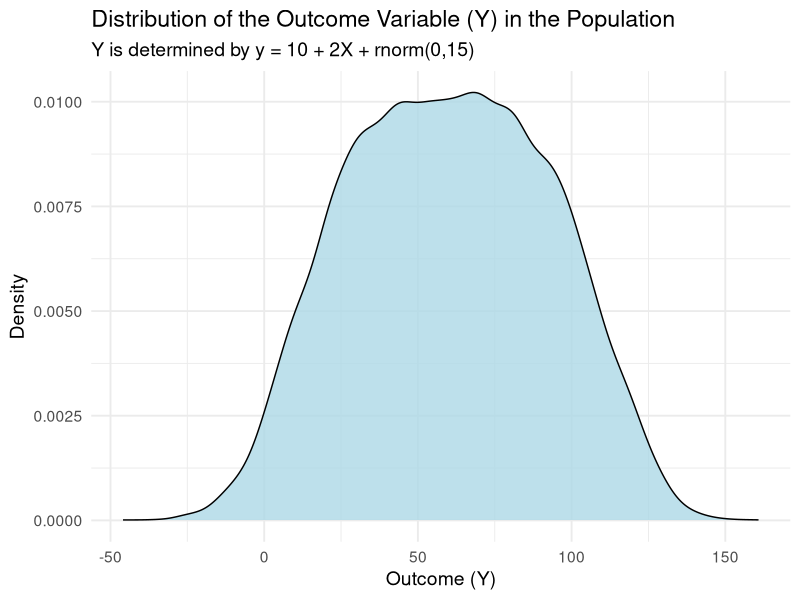
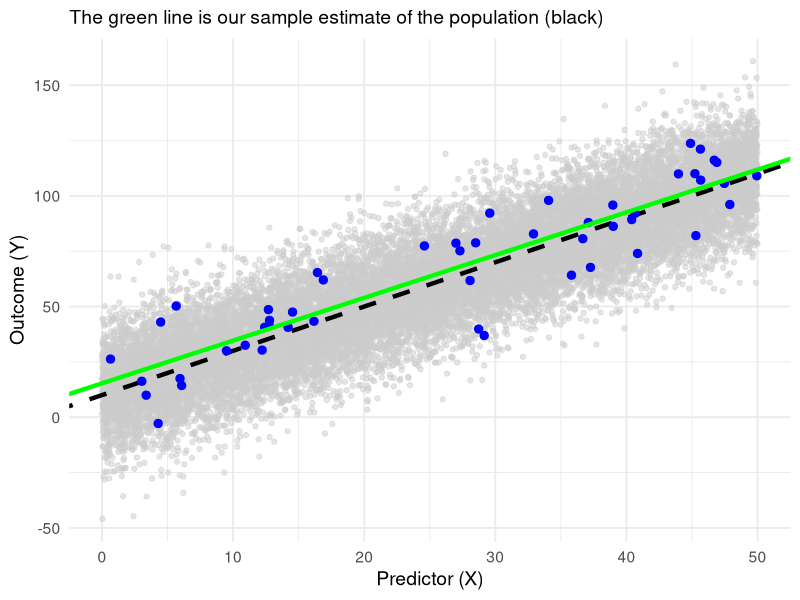
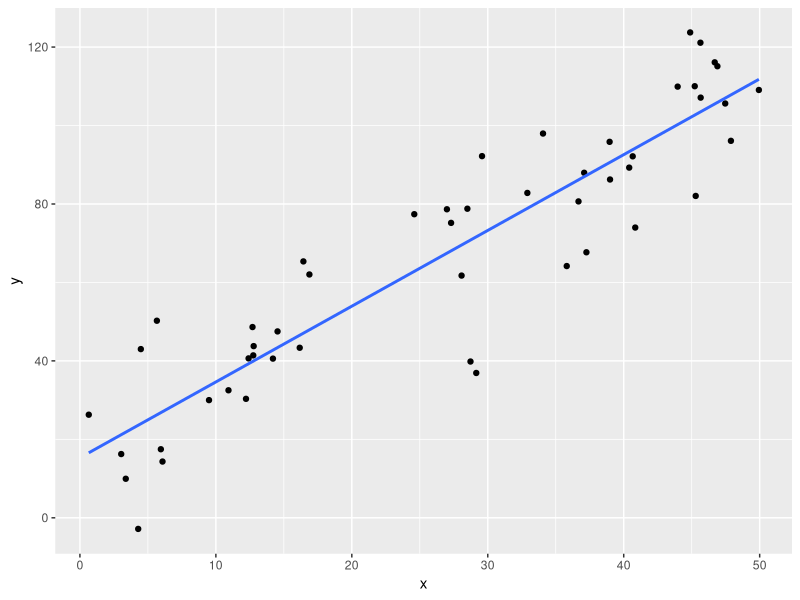
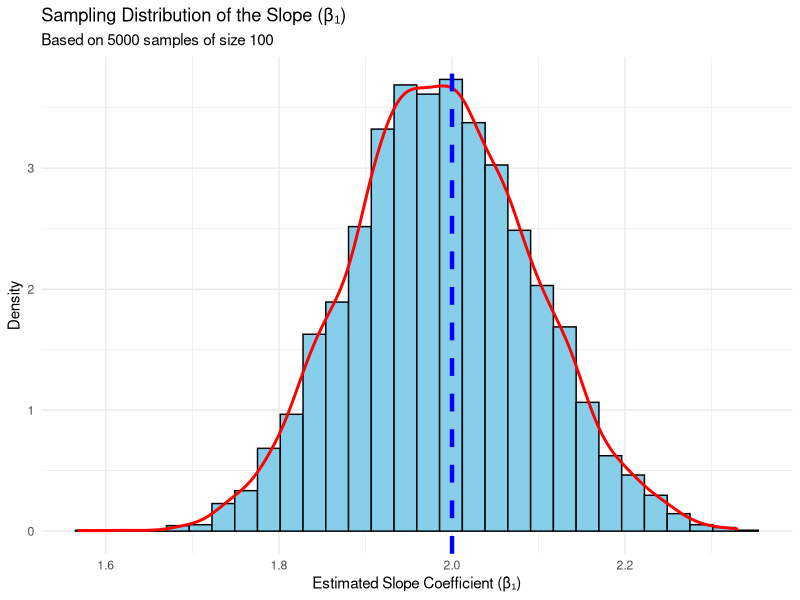
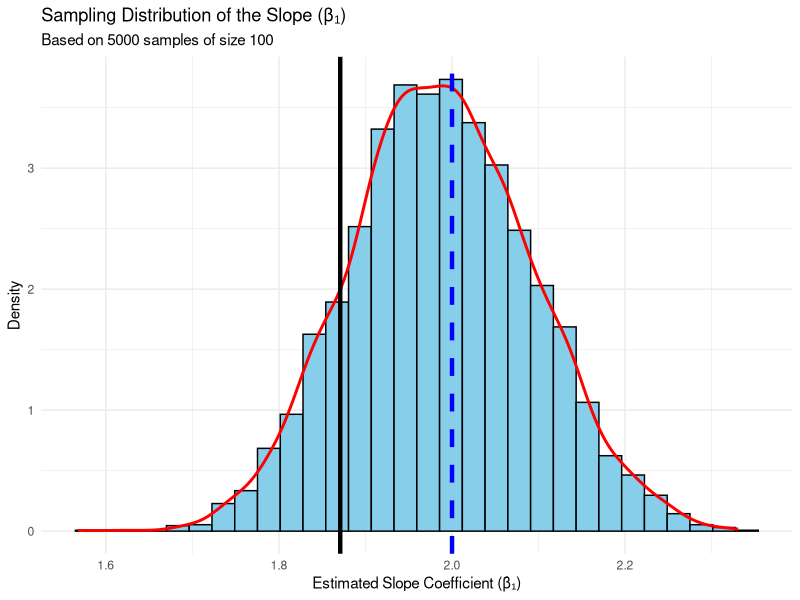
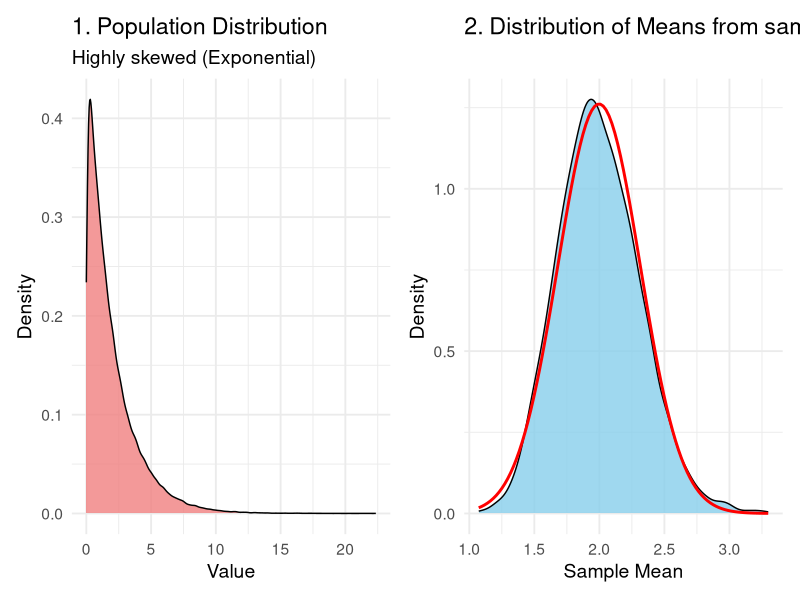
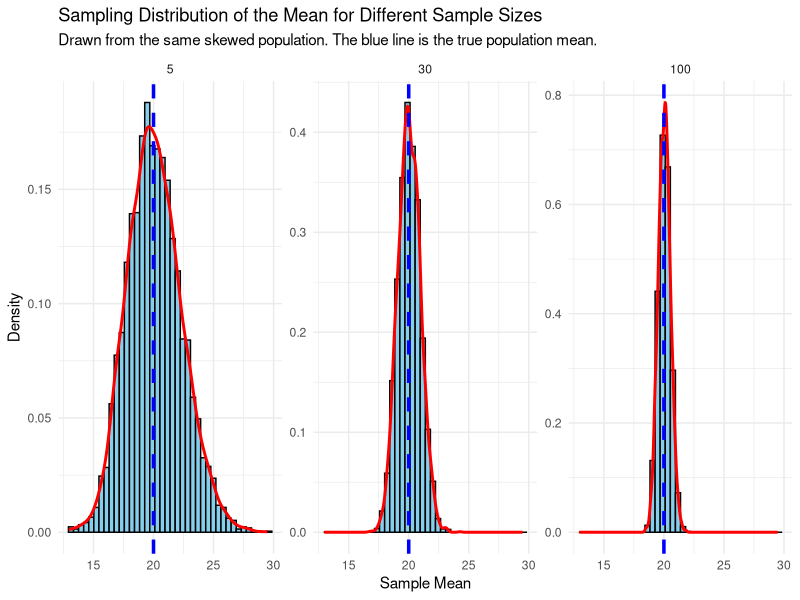
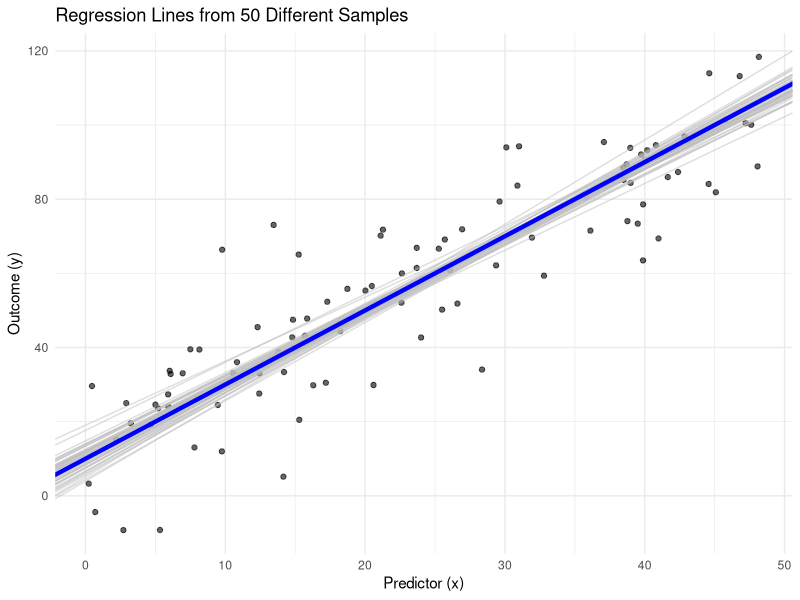

Source code (R) for these figures, in order:
## ---- chunk 1
#| code-fold: true
# Load the ggplot2 library for plotting
library(ggplot2)

# --- 1. Define the True Population Model ---
# These are the "true" parameters that we are trying to discover.
true_beta0 <- 10
true_beta1 <- 2
true_sigma <- 15
population_size <- 20000

# Create the entire population based on the true model
population <- data.frame(
  x = runif(population_size, 0, 50)
)
population$y <- true_beta0 + true_beta1 * population$x + rnorm(population_size, mean = 0, sd = true_sigma)

# --- 2. Draw a Random Sample from the Population ---
sample_size <- 50
sample_data <- population[sample(1:population_size, sample_size), ]

# --- 3. Fit a Regression Model to the SAMPLE ---
sample_model1 <- lm(y ~ x, data = sample_data)
sample_beta0_hat <- coef(sample_model1)[1]
sample_beta1_hat <- coef(sample_model1)[2]

# --- 4. Visualize the Relationship ---

pop <- ggplot(population, aes(x = y)) +
  geom_density(fill = "lightblue", alpha = 0.8, color = "black") +
  labs(
    title = "Distribution of the Outcome Variable (Y) in the Population",
    subtitle = "Y is determined by y = 10 + 2X + rnorm(0,15) ",
    x = "Outcome (Y)",
    y = "Density"
  ) +
  theme_minimal(base_size = 14)


pop

## ---- chunk 2
#| code-fold: true
ggplot(population, aes(x = x, y = y)) +
# Plot the entire population as faint gray points
geom_point(color = "gray80", alpha = 0.5) +
# Add the TRUE population regression line in red
geom_abline(
intercept = true_beta0,
slope = true_beta1,
color = "black",
size = 1.5,
linetype = "dashed"
) +
# Highlight the points from our random sample in blue
geom_point(data = sample_data, color = "blue", size = 2.5) +
# Add the ESTIMATED sample regression line in blue
geom_abline(
intercept = sample_beta0_hat,
slope = sample_beta1_hat,
color = "green",
size = 1.5
) +
labs(subtitle = "The green line is our sample estimate of the population (black)",
x = "Predictor (X)",
y = "Outcome (Y)"
) +
theme_minimal(base_size = 14)
## ---- chunk 3
#| code-fold: true
ggplot(sample_data, aes(x = x, y = y))+
geom_point() +
geom_smooth(method='lm', se = FALSE) 
## ---- chunk 4
#| code-fold: true
library(ggplot2)

# --- Step 1: Create a "True" Population ---

true_intercept <- 10
true_slope <- 2
true_error_sd <- 15 # The true standard deviation of the residuals (sigma)
population_size <- 20000

# Create the entire population based on our true model
set.seed(74) # for reproducibility
population_data <- data.frame(
  x = runif(population_size, 0, 50)
)
population_data$y <- true_intercept + true_slope * population_data$x + rnorm(population_size, mean = 0, sd = true_error_sd)



# --- Step 2: Simulate the Process of Repeated Sampling ---

n_simulations <- 5000 # Let's take 5000 different samples
sample_size <- 100  # Each sample will have 10 data points
all_my_slopes <- numeric(n_simulations) # An empty vector to store our results

all_my_models <- data.frame(
  intercept = numeric(n_simulations),
  slope = numeric(n_simulations)
)

for (i in 1:n_simulations) {
  # Draw one random sample of 100 data points from our population
  current_sample <- population_data[sample(1:population_size, sample_size), ]
  
  # Fit a regression model to this one small sample
  sample_model <- lm(y ~ x, data = current_sample)
  
  # Extract and store the estimated slope from this sample's model
  all_my_models$intercept[i] <- coef(sample_model)[1]
  all_my_models$slope[i] <- coef(sample_model)[2]
}


# --- Step 3: Build and Analyze the Sampling Distribution ---
all_my_slopes <- all_my_models$slope
mean_of_slopes <- mean(all_my_slopes)


cat("The mean of our 2000 estimated slopes is:", round(mean_of_slopes, 4), "\n")

simulated_standard_error <- sd(all_my_slopes)
cat("The standard deviation of our slopes (the Simulated Standard Error) is:", round(simulated_standard_error, 4), "\n\n")


## ---- chunk 5
#| code-fold: true
# --- Step 5: Visualize Everything ---
# A histogram clearly shows the distribution of our estimates.
sampling_dist_plot <- ggplot(data.frame(slopes = all_my_slopes), aes(x = slopes)) +
  geom_histogram(aes(y = ..density..), bins = 30, fill = "skyblue", color = "black") +
  geom_density(color = "red", size = 1) +
  geom_vline(xintercept = true_slope, color = "blue", linetype = "dashed", size = 1.5) +
  labs(
    title = "Sampling Distribution of the Slope (β₁)",
    subtitle = paste("Based on", n_simulations, "samples of size", sample_size),
    x = "Estimated Slope Coefficient (β̂₁)",
    y = "Density"
  ) + 
  # geom_vline(2.014) + 
  theme_minimal()

print(sampling_dist_plot)

## ---- chunk 6
#| code-fold: true
# --- Step 4:Connecting to a Single Regression Summary ---
summary(sample_model) # Using the last model from our loop

## ---- chunk 7
#| code-fold: true
# --- Step 5: Visualize Everything ---
# A histogram clearly shows the distribution of our estimates.
sampling_dist_plot <- ggplot(data.frame(slopes = all_my_slopes), aes(x = slopes)) +
  geom_histogram(aes(y = ..density..), bins = 30, fill = "skyblue", color = "black") +
  geom_density(color = "red", size = 1) +
  geom_vline(xintercept = true_slope, color = "blue", linetype = "dashed", size = 1.5) +
  geom_vline(xintercept = 1.87082, color = "black", linetype = "solid", size = 1.5) +
  labs(
    title = "Sampling Distribution of the Slope (β₁)",
    subtitle = paste("Based on", n_simulations, "samples of size", sample_size),
    x = "Estimated Slope Coefficient (β̂₁)",
    y = "Density"
  ) + 
  # geom_vline(2.014) + 
  theme_minimal()

print(sampling_dist_plot)

## ---- chunk 8
#| code-fold: true
# Load the required libraries
library(ggplot2)
library(patchwork)

# --- 1. Create a Skewed Population ---
# We'll use an exponential distribution, which is very non-normal.
population_size <- 100000
population <- data.frame(value = rexp(population_size, rate = 0.5))

# --- 2. Set Simulation Parameters ---
sample_size <- 40       # The size of each sample we draw from the population
n_simulations <- 5000  # The number of samples we will take

# Create a vector to store the mean of each sample
sample_means <- numeric(n_simulations)

# --- 3. Run the Simulation ---
for (i in 1:n_simulations) {
  # Draw a random sample from the population
  my_sample <- sample(population$value, size = sample_size)
  
  # Calculate the mean of that sample and store it
  sample_means[i] <- mean(my_sample)
}

# Create a data frame of the results
sampling_dist_data <- data.frame(mean = sample_means)

# --- 4. Visualize the Results ---

# Plot 1: The original, skewed population distribution
plot_population <- ggplot(population, aes(x = value)) +
  geom_density(fill = "lightcoral", alpha = 0.8) +
  labs(title = "1. Population Distribution",
       subtitle = "Highly skewed (Exponential)",
       x = "Value", y = "Density") +
  theme_minimal(base_size = 14)

# Plot 2: The distribution of sample means 
plot_sampling_dist <- ggplot(sampling_dist_data, aes(x = mean)) +
  geom_density(fill = "skyblue", alpha = 0.8) +
  # Overlay a perfect normal curve for comparison
  stat_function(fun = dnorm, args = list(mean = mean(sample_means), sd = sd(sample_means)),
                color = "red", size = 1) +
  labs(title = "2. Distribution of Means from samples",
       x = "Sample Mean", y = "Density") +
  theme_minimal(base_size = 14)

# Combine the plots side-by-side
plot_population + plot_sampling_dist
## ---- chunk 9
#| code-fold: true
library(dplyr)

# --- Step 1: Create a "True" Population ---

true_population_mean <- 20
true_population_sd <- 5
population_size <- 20000

# Create the population data (a skewed gamma distribution)
set.seed(456) # for reproducibility
population_data <- rgamma(population_size, shape = (true_population_mean^2)/(true_population_sd^2), scale = (true_population_sd^2)/true_population_mean)


# --- Step 2: Simulate Sampling for DIFFERENT Sample Sizes ---

n_simulations <- 5000 # We'll run 5000 simulations for each sample size
sample_sizes <- c(5, 30, 100)  # The different sample sizes we want to test

# Create an empty data frame to store all of our results
results_df <- data.frame()

# Loop through each sample size we want to test
for (n in sample_sizes) {
  
  # Create a temporary vector to store the means for the current sample size
  current_means1 <- numeric(n_simulations)
  
  for (i in 1:n_simulations) {
    # Draw one random sample of size 'n'
    current_sample1 <- sample(population_data, n)
    
    # Calculate the mean of this sample and store it
    current_means1[i] <- mean(current_sample1)
  }
  
  # Add the means for this sample size to our main results dataframe
  results_df <- bind_rows(results_df, data.frame(mean = current_means1, sample_size = n))
}

# Convert sample_size to a factor for better plotting
results_df$sample_size <- as.factor(results_df$sample_size)

#  Visualize the Sampling Distributions Side-by-Side ---
sampling_dist_plot <- ggplot(results_df, aes(x = mean)) +
  # Create a separate histogram plot for each sample size
  facet_wrap(~ sample_size, scales = "free_y") + 
  geom_histogram(aes(y = ..density..), bins = 40, fill = "skyblue", color = "black") +
  geom_density(color = "red", size = 1) +
  # Add a vertical line for the true population mean on all plots
  geom_vline(xintercept = true_population_mean, color = "blue", linetype = "dashed", size = 1.2) +
  labs(
    title = "Sampling Distribution of the Mean for Different Sample Sizes",
    subtitle = "Drawn from the same skewed population. The blue line is the true population mean.",
    x = "Sample Mean",
    y = "Density"
  ) +
  theme_minimal()

print(sampling_dist_plot)
## ---- chunk 10

sd(replicate(1000, mean(rnorm(5, 100, 15))))
sd(replicate(1000, mean(rnorm(25, 100, 15))))
sd(replicate(1000, mean(rnorm(100, 100, 15))))
sd(replicate(1000, mean(rnorm(1000, 100, 15))))

## ---- chunk 11
sd(replicate(1000, mean(rnorm(25, 100, 15))))
## ---- chunk 12
sd(rnorm(25, 100, 15))/sqrt(25)
## ---- chunk 13
set.seed(74)
sd(rnorm(25, 100, 15))/sqrt(25)
## ---- chunk 14
sd(all_my_slopes)
## ---- chunk 15
summary(sample_model)
## ---- chunk 16

regression_lines_plot <- ggplot(current_sample, aes(x = x, y = y)) +
  geom_point(alpha = 0.6) +
  # Add the 50 regression lines from our first 50 simulations
  geom_abline(
    data = all_my_models[1:50, ], 
    aes(intercept = intercept, slope = slope), 
    color = "gray", alpha = 0.5
  ) +
  # Add the "true" population line in blue so we can see how our samples vary around it
  geom_abline(intercept = true_intercept, slope = true_slope, color = "blue", size = 1.5) +
  labs(
    title = "Regression Lines from 50 Different Samples",
    x = "Predictor (x)",
    y = "Outcome (y)"
  ) +
  theme_minimal()

print(regression_lines_plot)
## ---- chunk 17
#| code-fold: true
ggplot(sample_data, aes(x = x, y = y))+
geom_point() +
geom_smooth(method='lm', se = TRUE) +
  theme_minimal()
